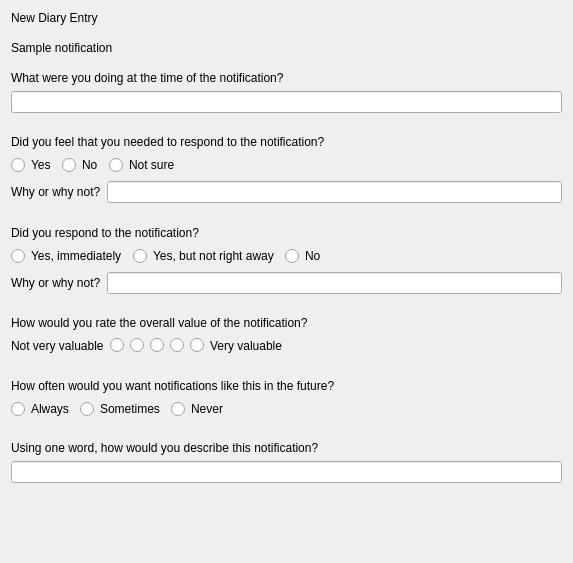
<?xml version="1.0" encoding="UTF-8"?>
<ui version="4.0">
 <class>NewEntryWidget</class>
 <widget class="QWidget" name="NewEntryWidget">
  <property name="geometry">
   <rect>
    <x>0</x>
    <y>0</y>
    <width>573</width>
    <height>563</height>
   </rect>
  </property>
  <property name="windowTitle">
   <string>New Diary Entry</string>
  </property>
  <layout class="QVBoxLayout" name="verticalLayout_3">
   <item>
    <widget class="QLabel" name="label">
     <property name="text">
      <string>New Diary Entry</string>
     </property>
    </widget>
   </item>
   <item>
    <spacer name="verticalSpacer">
     <property name="orientation">
      <enum>Qt::Vertical</enum>
     </property>
     <property name="sizeType">
      <enum>QSizePolicy::Fixed</enum>
     </property>
     <property name="sizeHint" stdset="0">
      <size>
       <width>20</width>
       <height>10</height>
      </size>
     </property>
    </spacer>
   </item>
   <item>
    <widget class="QLabel" name="label_2">
     <property name="text">
      <string>Sample notification</string>
     </property>
    </widget>
   </item>
   <item>
    <spacer name="verticalSpacer_2">
     <property name="orientation">
      <enum>Qt::Vertical</enum>
     </property>
     <property name="sizeType">
      <enum>QSizePolicy::Fixed</enum>
     </property>
     <property name="sizeHint" stdset="0">
      <size>
       <width>20</width>
       <height>10</height>
      </size>
     </property>
    </spacer>
   </item>
   <item>
    <layout class="QVBoxLayout" name="verticalLayout">
     <item>
      <widget class="QLabel" name="label_3">
       <property name="text">
        <string>What were you doing at the time of the notification?</string>
       </property>
      </widget>
     </item>
     <item>
      <widget class="QLineEdit" name="lineEdit"/>
     </item>
    </layout>
   </item>
   <item>
    <spacer name="verticalSpacer_3">
     <property name="orientation">
      <enum>Qt::Vertical</enum>
     </property>
     <property name="sizeType">
      <enum>QSizePolicy::Maximum</enum>
     </property>
     <property name="sizeHint" stdset="0">
      <size>
       <width>20</width>
       <height>10</height>
      </size>
     </property>
    </spacer>
   </item>
   <item>
    <spacer name="verticalSpacer_9">
     <property name="orientation">
      <enum>Qt::Vertical</enum>
     </property>
     <property name="sizeHint" stdset="0">
      <size>
       <width>20</width>
       <height>40</height>
      </size>
     </property>
    </spacer>
   </item>
   <item>
    <widget class="QLabel" name="label_4">
     <property name="text">
      <string>Did you feel that you needed to respond to the notification?</string>
     </property>
    </widget>
   </item>
   <item>
    <layout class="QHBoxLayout" name="horizontalLayout_3">
     <item>
      <widget class="QRadioButton" name="radioButton">
       <property name="text">
        <string>Yes</string>
       </property>
      </widget>
     </item>
     <item>
      <widget class="QRadioButton" name="radioButton_2">
       <property name="text">
        <string>No</string>
       </property>
      </widget>
     </item>
     <item>
      <widget class="QRadioButton" name="radioButton_3">
       <property name="text">
        <string>Not sure</string>
       </property>
      </widget>
     </item>
     <item>
      <spacer name="horizontalSpacer">
       <property name="orientation">
        <enum>Qt::Horizontal</enum>
       </property>
       <property name="sizeHint" stdset="0">
        <size>
         <width>40</width>
         <height>20</height>
        </size>
       </property>
      </spacer>
     </item>
    </layout>
   </item>
   <item>
    <layout class="QHBoxLayout" name="horizontalLayout_5">
     <item>
      <widget class="QLabel" name="label_5">
       <property name="text">
        <string>Why or why not?</string>
       </property>
      </widget>
     </item>
     <item>
      <widget class="QLineEdit" name="lineEdit_2">
       <property name="sizePolicy">
        <sizepolicy hsizetype="Expanding" vsizetype="Fixed">
         <horstretch>0</horstretch>
         <verstretch>0</verstretch>
        </sizepolicy>
       </property>
      </widget>
     </item>
    </layout>
   </item>
   <item>
    <spacer name="verticalSpacer_8">
     <property name="orientation">
      <enum>Qt::Vertical</enum>
     </property>
     <property name="sizeHint" stdset="0">
      <size>
       <width>20</width>
       <height>40</height>
      </size>
     </property>
    </spacer>
   </item>
   <item>
    <widget class="QLabel" name="label_6">
     <property name="text">
      <string>Did you respond to the notification?</string>
     </property>
    </widget>
   </item>
   <item>
    <layout class="QHBoxLayout" name="horizontalLayout_2">
     <item>
      <widget class="QRadioButton" name="radioButton_4">
       <property name="text">
        <string>Yes, immediately</string>
       </property>
      </widget>
     </item>
     <item>
      <widget class="QRadioButton" name="radioButton_6">
       <property name="text">
        <string>Yes, but not right away</string>
       </property>
      </widget>
     </item>
     <item>
      <widget class="QRadioButton" name="radioButton_5">
       <property name="text">
        <string>No</string>
       </property>
      </widget>
     </item>
     <item>
      <spacer name="horizontalSpacer_2">
       <property name="orientation">
        <enum>Qt::Horizontal</enum>
       </property>
       <property name="sizeHint" stdset="0">
        <size>
         <width>40</width>
         <height>20</height>
        </size>
       </property>
      </spacer>
     </item>
    </layout>
   </item>
   <item>
    <layout class="QHBoxLayout" name="horizontalLayout_6">
     <item>
      <widget class="QLabel" name="label_7">
       <property name="text">
        <string>Why or why not?</string>
       </property>
      </widget>
     </item>
     <item>
      <widget class="QLineEdit" name="lineEdit_3"/>
     </item>
    </layout>
   </item>
   <item>
    <spacer name="verticalSpacer_6">
     <property name="orientation">
      <enum>Qt::Vertical</enum>
     </property>
     <property name="sizeHint" stdset="0">
      <size>
       <width>20</width>
       <height>40</height>
      </size>
     </property>
    </spacer>
   </item>
   <item>
    <widget class="QLabel" name="label_8">
     <property name="text">
      <string>How would you rate the overall value of the notification?</string>
     </property>
    </widget>
   </item>
   <item>
    <layout class="QHBoxLayout" name="horizontalLayout">
     <item>
      <widget class="QLabel" name="label_9">
       <property name="text">
        <string>Not very valuable</string>
       </property>
      </widget>
     </item>
     <item>
      <widget class="QRadioButton" name="radioButton_7">
       <property name="text">
        <string/>
       </property>
      </widget>
     </item>
     <item>
      <widget class="QRadioButton" name="radioButton_8">
       <property name="text">
        <string/>
       </property>
      </widget>
     </item>
     <item>
      <widget class="QRadioButton" name="radioButton_9">
       <property name="text">
        <string/>
       </property>
      </widget>
     </item>
     <item>
      <widget class="QRadioButton" name="radioButton_10">
       <property name="text">
        <string/>
       </property>
      </widget>
     </item>
     <item>
      <widget class="QRadioButton" name="radioButton_11">
       <property name="text">
        <string/>
       </property>
      </widget>
     </item>
     <item>
      <widget class="QLabel" name="label_10">
       <property name="text">
        <string>Very valuable</string>
       </property>
      </widget>
     </item>
     <item>
      <spacer name="horizontalSpacer_3">
       <property name="orientation">
        <enum>Qt::Horizontal</enum>
       </property>
       <property name="sizeHint" stdset="0">
        <size>
         <width>40</width>
         <height>20</height>
        </size>
       </property>
      </spacer>
     </item>
    </layout>
   </item>
   <item>
    <spacer name="verticalSpacer_5">
     <property name="orientation">
      <enum>Qt::Vertical</enum>
     </property>
     <property name="sizeHint" stdset="0">
      <size>
       <width>20</width>
       <height>40</height>
      </size>
     </property>
    </spacer>
   </item>
   <item>
    <widget class="QLabel" name="label_11">
     <property name="text">
      <string>How often would you want notifications like this in the future?</string>
     </property>
    </widget>
   </item>
   <item>
    <layout class="QHBoxLayout" name="horizontalLayout_4">
     <item>
      <widget class="QRadioButton" name="radioButton_13">
       <property name="text">
        <string>Always</string>
       </property>
      </widget>
     </item>
     <item>
      <widget class="QRadioButton" name="radioButton_12">
       <property name="text">
        <string>Sometimes</string>
       </property>
      </widget>
     </item>
     <item>
      <widget class="QRadioButton" name="radioButton_14">
       <property name="text">
        <string>Never</string>
       </property>
      </widget>
     </item>
     <item>
      <spacer name="horizontalSpacer_4">
       <property name="orientation">
        <enum>Qt::Horizontal</enum>
       </property>
       <property name="sizeHint" stdset="0">
        <size>
         <width>40</width>
         <height>20</height>
        </size>
       </property>
      </spacer>
     </item>
    </layout>
   </item>
   <item>
    <spacer name="verticalSpacer_4">
     <property name="orientation">
      <enum>Qt::Vertical</enum>
     </property>
     <property name="sizeHint" stdset="0">
      <size>
       <width>20</width>
       <height>40</height>
      </size>
     </property>
    </spacer>
   </item>
   <item>
    <layout class="QVBoxLayout" name="verticalLayout_2">
     <item>
      <widget class="QLabel" name="label_12">
       <property name="text">
        <string>Using one word, how would you describe this notification?</string>
       </property>
      </widget>
     </item>
     <item>
      <widget class="QLineEdit" name="lineEdit_4">
       <property name="text">
        <string/>
       </property>
      </widget>
     </item>
    </layout>
   </item>
   <item>
    <spacer name="verticalSpacer_7">
     <property name="orientation">
      <enum>Qt::Vertical</enum>
     </property>
     <property name="sizeHint" stdset="0">
      <size>
       <width>20</width>
       <height>92</height>
      </size>
     </property>
    </spacer>
   </item>
  </layout>
 </widget>
 <resources/>
 <connections/>
</ui>
